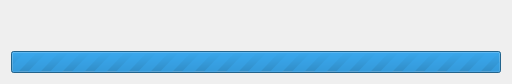
<?xml version="1.0" encoding="UTF-8"?>
<ui version="4.0">
 <class>TaskItem</class>
 <widget class="QWidget" name="TaskItem">
  <property name="geometry">
   <rect>
    <x>0</x>
    <y>0</y>
    <width>512</width>
    <height>78</height>
   </rect>
  </property>
  <property name="windowTitle">
   <string/>
  </property>
  <layout class="QGridLayout" name="gridLayout">
   <item row="1" column="0">
    <widget class="QLabel" name="l_status">
     <property name="text">
      <string/>
     </property>
    </widget>
   </item>
   <item row="2" column="0">
    <widget class="ProgressBar" name="pbr_progress">
     <property name="maximum">
      <number>0</number>
     </property>
     <property name="value">
      <number>0</number>
     </property>
    </widget>
   </item>
   <item row="0" column="0">
    <widget class="QLabel" name="l_name">
     <property name="text">
      <string/>
     </property>
    </widget>
   </item>
  </layout>
 </widget>
 <customwidgets>
  <customwidget>
   <class>ProgressBar</class>
   <extends>QProgressBar</extends>
   <header>qfluentwidgets</header>
  </customwidget>
 </customwidgets>
 <resources/>
 <connections/>
</ui>
